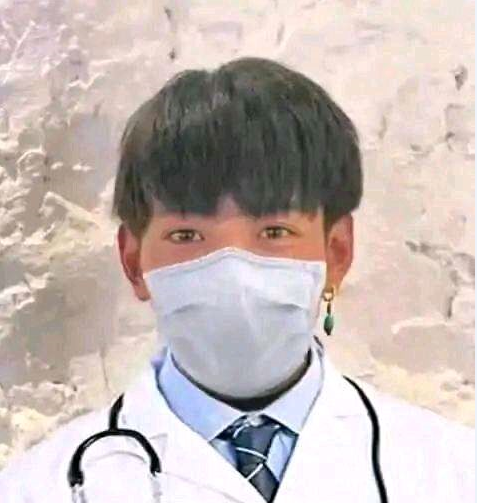
#> input picture Tongue_diagnosis/UI/img/6.png, 477 x 503 px, given as the content of the folder ./data/save, which was not available
$ python image_enhance.py
#> lines starting #> are read from the running program, lines starting #| are printed output that depends on the picture; pictures that were not available may be replaced by others from this repository, and a replacement may not be noted
'''
    这是图片数据增强的代码，可以对图片实现：
    1. 尺寸放大缩小
    2. 旋转（任意角度，如45°，90°，180°，270°）
    3. 翻转（水平翻转，垂直翻转）
    4. 明亮度改变（变亮，变暗）
    5. 像素平移（往一个方向平移像素，空出部分自动填补黑色）
    6. 添加噪声（椒盐噪声，高斯噪声）
'''
import os
import cv2
import numpy as np

'''
缩放
'''
# 放大缩小
def Scale(image, scale):
    return cv2.resize(image,None,fx=scale,fy=scale,interpolation=cv2.INTER_LINEAR)

'''
翻转
'''
# 水平翻转
def Horizontal(image):
    return cv2.flip(image,1,dst=None) #水平镜像

# 垂直翻转
def Vertical(image):
    return cv2.flip(image,0,dst=None) #垂直镜像

# 旋转，R可控制图片放大缩小
# [8 lines left out: function Rotate, not called in this run]

'''
明亮度
'''
# 变暗
# [24 lines left out: functions Darker, Brighter, not called in this run]

# 平移
def Move(img,x,y):
    img_info=img.shape
    height=img_info[0]
    width=img_info[1]

    mat_translation=np.float32([[1,0,x],[0,1,y]])  #变换矩阵：设置平移变换所需的计算矩阵：2行3列
    #[[1,0,20],[0,1,50]]   表示平移变换：其中x表示水平方向上的平移距离，y表示竖直方向上的平移距离。
    dst=cv2.warpAffine(img,mat_translation,(width,height))  #变换函数
    return dst

'''
增加噪声
'''
# 椒盐噪声
# [24 lines left out: functions SaltAndPepper, GaussianNoise, not called in this run]

def Blur(img):
    blur = cv2.GaussianBlur(img, (7, 7), 1.5)
    # #      cv2.GaussianBlur(图像，卷积核，标准差）
    return blur

# [71 lines left out: functions TestOnePic, TestOneDir, AllData, not called in this run]
            # [12 lines of commented-out code are left out]

def Hor(save_path):

#> called with save_path = './data/save'
    for a, b, c in os.walk(save_path):
        for file_i in c:
            file_i_path = os.path.join(a, file_i)
            print(file_i_path)
            img_i = cv2.imread(file_i_path)
#> img_i is the input picture: shape (503, 477, 3); mean B, G, R 180.8, 184.6, 197.1

            img_horizontal = Horizontal(img_i)
#> in Horizontal, `return cv2.flip(image,1,dst=None)`:
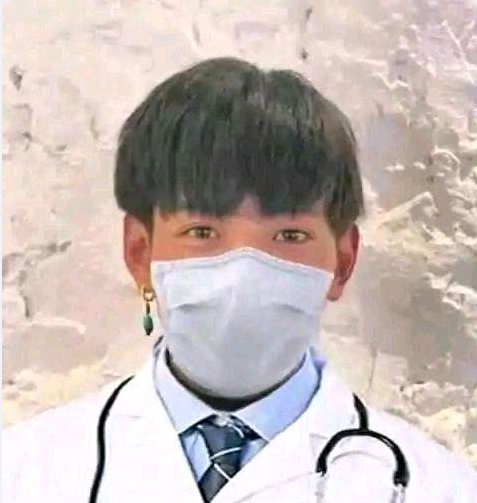
#> returned value: shape (503, 477, 3); mean of channels 0, 1, 2 180.8, 184.6, 197.1; drawn as B, G, R
            cv2.imwrite(os.path.join(save_path, file_i[:-8] + "_horizontal.png"), img_horizontal)
    return 0
def Bri(save_path):
#> called with save_path = './data/save'
    for a, b, c in os.walk(save_path):
        for file_i in c:
            file_i_path = os.path.join(a, file_i)
            print(file_i_path)
            img_i = cv2.imread(file_i_path)

            img_brighter = cv2.convertScaleAbs(img_i, alpha=1.2, beta=0)
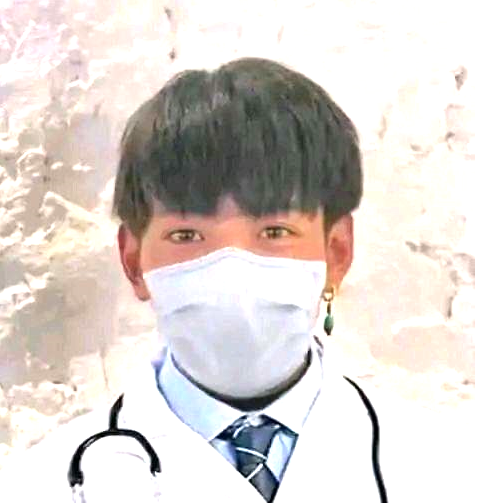
#> img_brighter: shape (503, 477, 3); mean B, G, R 206.8, 211.3, 218.4
            cv2.imwrite(os.path.join(save_path, file_i[:-4] + "_brighter.png"), img_brighter)

            img_darker = cv2.convertScaleAbs(img_i, alpha=0.8, beta=0)
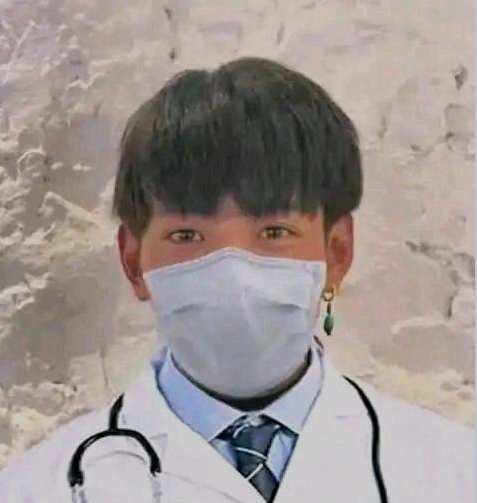
#> img_darker: shape (503, 477, 3); mean B, G, R 144.7, 147.7, 157.6
            cv2.imwrite(os.path.join(save_path, file_i[:-4] + "_darker.png"), img_darker)
    return 0
def Move1(save_path):
    for a, b, c in os.walk(save_path):
        for file_i in c:
            file_i_path = os.path.join(a, file_i)
            print(file_i_path)
            img_i = cv2.imread(file_i_path)

            img_move = Move(img_i,150,0)
#> in Move, `dst=cv2.warpAffine(img,mat_translation,(width,height))`:
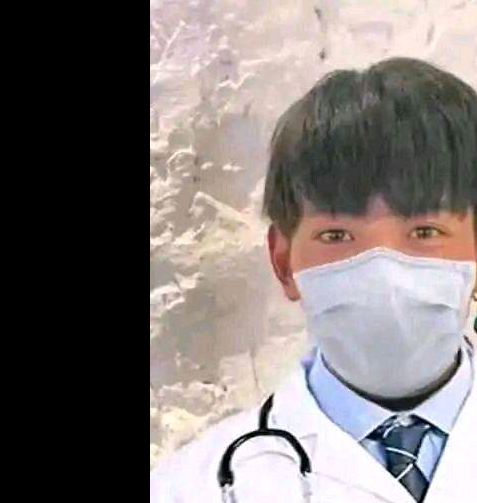
#> dst: shape (503, 477, 3); mean B, G, R 116.6, 118, 125.3
            cv2.imwrite(os.path.join(save_path, file_i[:-4] + "_move.png"), img_move)
    return 0
def salt(save_path):
    root_path = "./data/out"
    for a, b, c in os.walk(root_path):
        for file_i in c:
            file_i_path = os.path.join(a, file_i)
            print(file_i_path)
            img_i = cv2.imread(file_i_path)

            cv2.imwrite(os.path.join(save_path, file_i[:-4] + ".png"), img_i)
            img_salt = SaltAndPepper(img_i, 0.05)
            cv2.imwrite(os.path.join(save_path, file_i[:-4] + "_salt.png"), img_salt)
    return 0

def Blu(save_path):
    for a, b, c in os.walk(save_path):
        for file_i in c:
            file_i_path = os.path.join(a, file_i)
            print(file_i_path)
            img_i = cv2.imread(file_i_path)

            img_blur = Blur(img_i)
            cv2.imwrite(os.path.join(save_path, file_i[:-4] + "_blur.png"), img_blur)
    return 0

if __name__ == "__main__":
    root_path = "./data/out"
    save_path = "./data/save"

    salt(save_path)
    Hor(save_path)
    Bri(save_path)
    Move1(save_path)

    Blu(save_path)

$ run again, on Tongue_diagnosis/UI/img/5.jpg
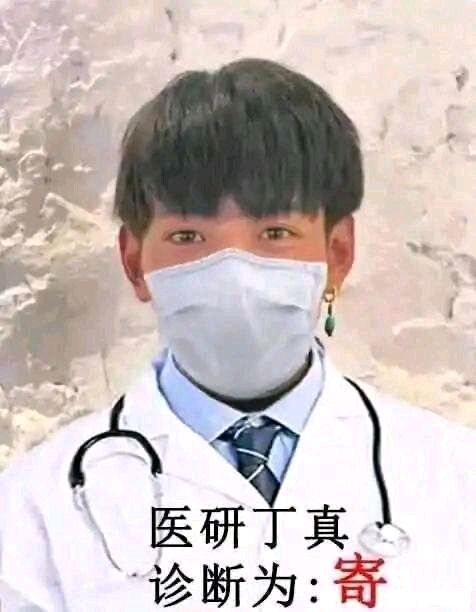
#> input picture Tongue_diagnosis/UI/img/5.jpg, 476 x 612 px, given as the content of the folder ./data/save, which was not available
#> in Hor, img_i is the input picture: shape (612, 476, 3); mean B, G, R 188, 190.2, 201.7
#> in Move, `dst=cv2.warpAffine(img,mat_translation,(width,height))`:
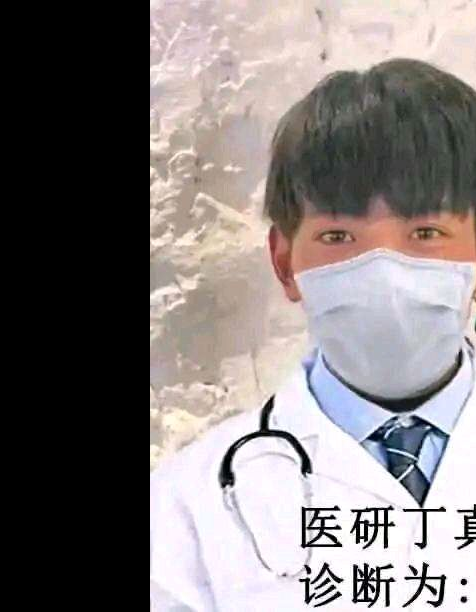
#> dst: shape (612, 476, 3); mean B, G, R 122.7, 123.1, 129.6
#> in Blur, `blur = cv2.GaussianBlur(img, (7, 7), 1.5)`:
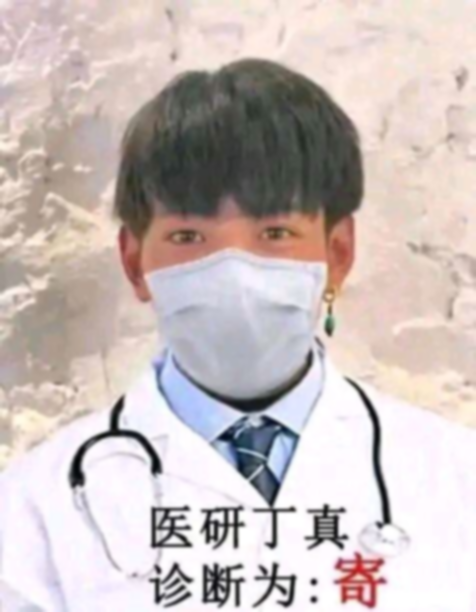
#> blur: shape (612, 476, 3); mean B, G, R 188, 190.2, 201.7
